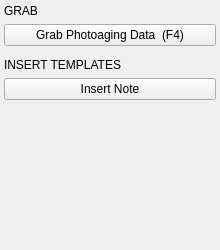
<?xml version="1.0" encoding="UTF-8"?>
<ui version="4.0">
 <class>PhotoagingActions</class>
 <widget class="QWidget" name="PhotoagingActions">
  <property name="geometry">
   <rect><x>0</x><y>0</y><width>220</width><height>250</height></rect>
  </property>
  <layout class="QVBoxLayout" name="mainLayout">
   <property name="leftMargin"><number>4</number></property>
   <property name="topMargin"><number>4</number></property>
   <property name="rightMargin"><number>4</number></property>
   <property name="bottomMargin"><number>4</number></property>
   <property name="spacing"><number>6</number></property>
   <item>
    <widget class="QLabel" name="lbl_grab_section">
     <property name="text"><string>GRAB</string></property>
    </widget>
   </item>
   <item>
    <widget class="ActionButton" name="btn_grab">
     <property name="text"><string>Grab Photoaging Data  (F4)</string></property>
    </widget>
   </item>
   <item>
    <widget class="QWidget" name="separator1">
     <property name="maximumSize"><size><width>16777215</width><height>1</height></size></property>
     <property name="styleSheet"><string>background-color: #2e4066;</string></property>
    </widget>
   </item>
   <item>
    <widget class="QLabel" name="lbl_templates_section">
     <property name="text"><string>INSERT TEMPLATES</string></property>
    </widget>
   </item>
   <item>
    <widget class="ActionButton" name="btn_note">
     <property name="text"><string>Insert Note</string></property>
    </widget>
   </item>
   <item>
    <spacer name="bottomSpacer"><property name="orientation"><enum>Qt::Vertical</enum></property><property name="sizeHint" stdset="0"><size><width>20</width><height>40</height></size></property></spacer>
   </item>
  </layout>
 </widget>
 <customwidgets>
  <customwidget>
   <class>ActionButton</class>
   <extends>QPushButton</extends>
   <header>emr_assist.ui.widgets</header>
  </customwidget>
 </customwidgets>
 <resources/>
 <connections/>
</ui>
